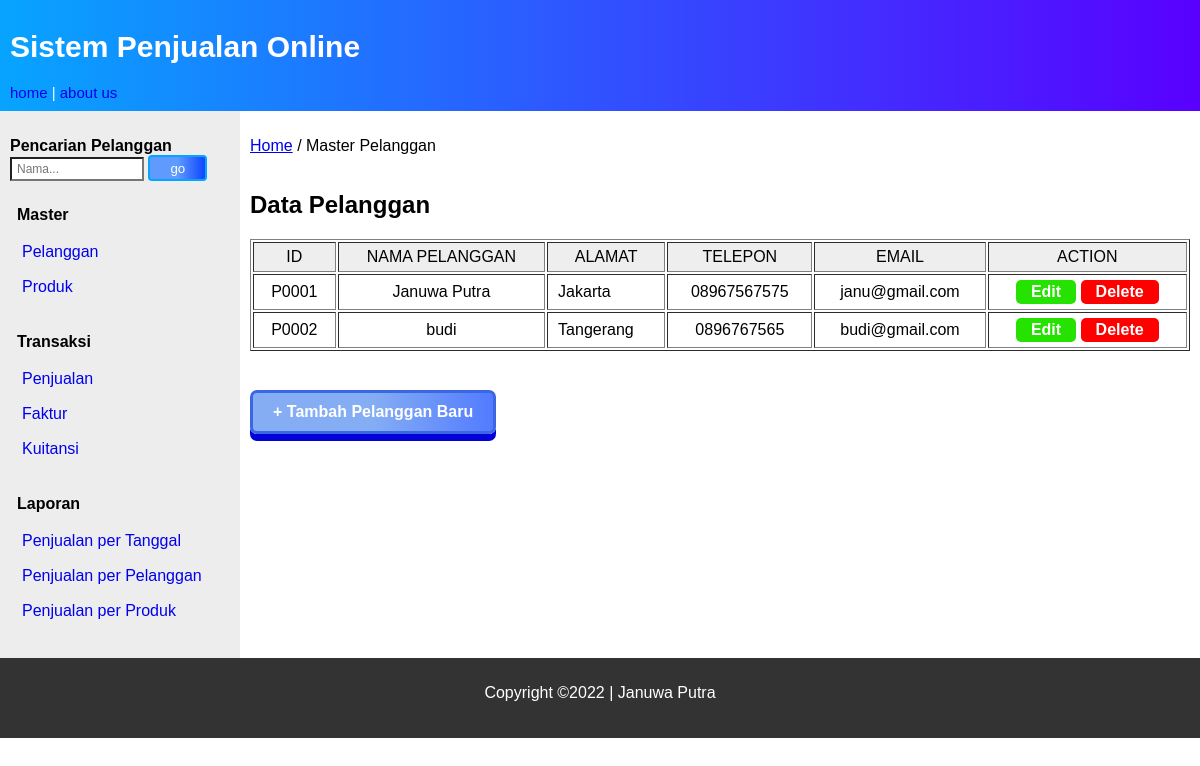
Page /Program/index.php?page=pelanggan on the committed database.
### tables this page shows
CREATE TABLE `pelanggan` (
  `id_pelanggan` varchar(5) NOT NULL,
  `nm_pelanggan` varchar(40) NOT NULL,
  `alamat` text NOT NULL,
  `telepon` varchar(20) NOT NULL,
  `email` varchar(50) NOT NULL
);

### Program/pelanggan.php (the view, shortened to what this page needs)
<article>
    <p><a href="index.php">Home</a> / Master Pelanggan </p>
    <h2 style="font-weight:900;">Data Pelanggan</h2>
    <table border="1">
        <tr>
            <th>ID</th>
            <th>NAMA PELANGGAN</th>
            <th>ALAMAT</th>
            <th>TELEPON</th>
            <th>EMAIL</th>
            <th>ACTION</th>
        </tr>
        <?php
        include_once "koneksi.php";
        $nama = $_POST['namapelanggan'];
        if ($nama != '') {
            $query = "SELECT * from pelanggan WHERE nm_pelanggan LIKE '" . $nama . "' ";
            $sql = mysqli_query($conn, $query);
        } else {
            $query = "SELECT * FROM pelanggan ORDER BY id_pelanggan";
            $sql = mysqli_query($conn, $query);
        }
        if (mysqli_num_rows($sql)) {
            while ($row = mysqli_fetch_assoc($sql)) {
                $id_pelanggan = $row['id_pelanggan'];
                $namapelanggan = $row['nm_pelanggan'];
                $alamat = $row['alamat'];
                $telepon = $row['telepon'];
                $email = $row['email'];
            ?>
                <tr>
                    <td align="center"><?php echo $id_pelanggan ?></td>
                    <td align="center"><?php echo $namapelanggan ?></td>
                    <td><?php echo $alamat ?></td>
                    <td align="center"><?php echo $telepon ?></td>
                    <td align="center"> <?php echo $email ?></td>
                    <td align="center">
                        <a class="link2" href="index.php?page=pelanggan_edit&pelanggan=<?= $id_pelanggan ?>">Edit </a>
                        <a class="link3 hapus" onclick="peringatan()">Delete</a>
                    </td>
                </tr>
        <?php }
        } else {
            echo '<tr><td align="center" colspan = "7"><strong>Data Pelanggan Tidak Ada</strong></td></tr>';
        }  ?>
    </table><br />
    <h4><a class="button" href="index.php?page=pelanggan_add">+ Tambah Pelanggan Baru</a></h4>
</article>

### Program/style18.css (style rules this page uses)
* { box-sizing: border-box; scroll-behavior: smooth; }
body { font-family: Arial, Helvetica, sans-serif; margin: 0px; padding: 0px; }
nav, article { display: flex; flex-direction: column; min-height: 300px; padding: 10px; }
article { flex-grow: 20; max-width: 80%; }
.button { display: inline-block; text-decoration: none; padding: 10px 20px; border: 3px solid #3c67e3; border-radius: 7px; font-weight: bold; color: #fff; box-shadow: 0 7px #0101d8; background-image: linear-gradient(90deg, #84adf4 50%, #527bff 100%); }
tr th { background: #eeeeee; color: rgb(0, 0, 0); font-weight: normal; }
th, td { padding: 5px 10px; }
.link2 { text-decoration: none; display: inline-block; padding: 3px 15px; background-color: #26e200; color: #ffffff; border-radius: 5px; font-weight: 600; }
.link3 { text-decoration: none; display: inline-block; padding: 3px 15px; background-color: #ff0000; color: #ffffff; border-radius: 5px; font-weight: 600; }

### rows in the picture
pelanggan: id_pelanggan "P0001", nm_pelanggan "Januwa Putra", alamat "Jakarta", telepon "08967567575", email "janu@gmail.com"
pelanggan: id_pelanggan "P0002", nm_pelanggan "budi", alamat "Tangerang", telepon "0896767565", email "budi@gmail.com"
